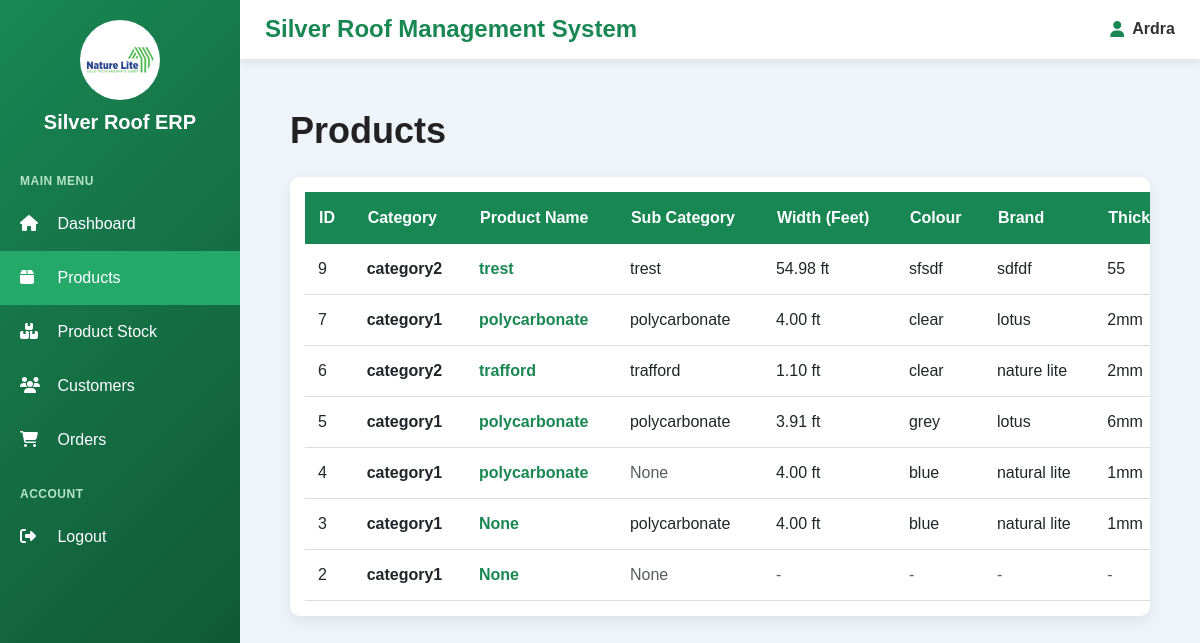
Page /products/ (signed in) on the earlier database version.
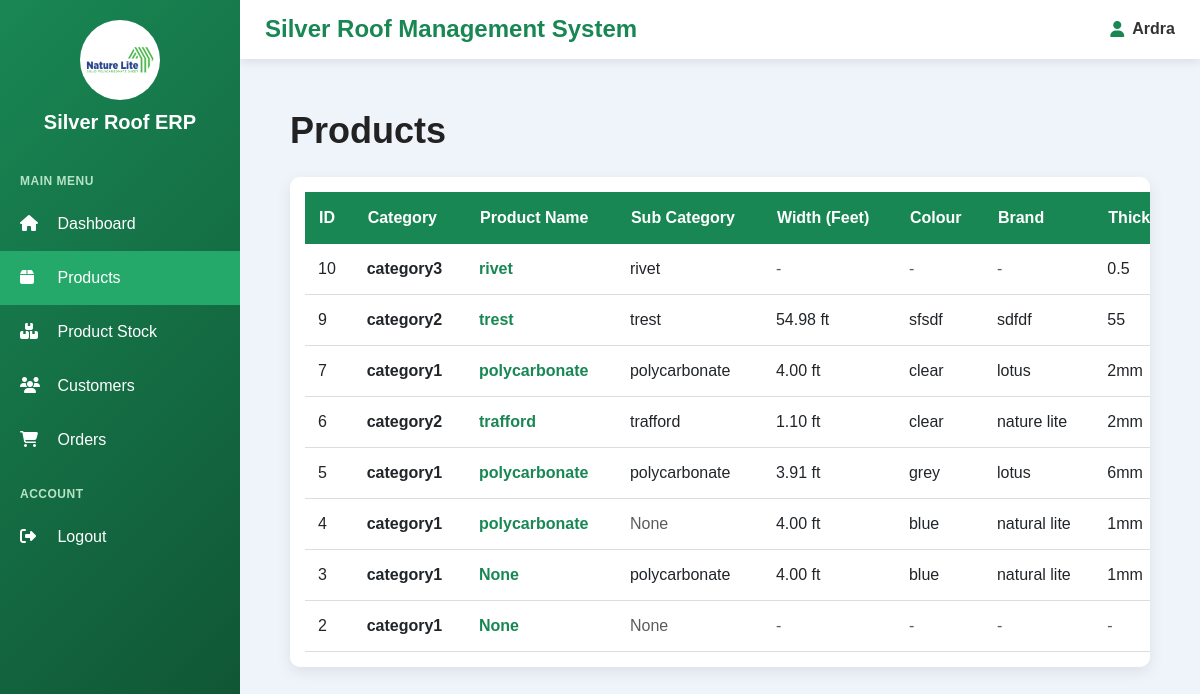
Same page on the later database version.
### products/models.py (models this page shows, shortened)
class Product(models.Model):
    category = models.ForeignKey(
        Category,
        on_delete=models.CASCADE,
        related_name="products"
    )
    product_name = models.CharField(
        max_length=150,
        blank=True,
        null=True
    )
    subcategory = models.ForeignKey(
        SubCategory,
        on_delete=models.SET_NULL,
        related_name="products",
        blank=True,
        null=True
    )
    subcategory_text = models.CharField(
        max_length=100,
        blank=True,
        null=True
    )
    width = models.CharField(
        max_length=100,
        blank=True,
        null=True
    )
    brand = models.ForeignKey(
        Brand,
        on_delete=models.SET_NULL,
        related_name="products",
        blank=True,
        null=True
    )
    thickness = models.ForeignKey(
        Thickness,
        on_delete=models.SET_NULL,
        related_name="products",
        blank=True,
        null=True
    )
    colour = models.ForeignKey(
        Colour,
        on_delete=models.SET_NULL,
        related_name="products",
        blank=True,
        null=True
    )
    design = models.ForeignKey(
        Design,
        on_delete=models.SET_NULL,
        related_name="products",
        blank=True,
        null=True
    )
    width_ft = models.DecimalField(
        max_digits=8,
        decimal_places=2,
        default=0,
        blank=True,
        null=True
    )
    core_number = models.CharField(
        max_length=100,
        blank=True,
        null=True
    )
    sqt_rate = models.DecimalField(
        max_digits=10,
        decimal_places=2,
        default=0,
        blank=True,
        null=True
    )
    size = models.CharField(
        max_length=100,
        blank=True,
        null=True
    )
    nos = models.PositiveIntegerField(
        blank=True,
        null=True,
        default=0
    )

class Category(models.Model):
    name = models.CharField(
        max_length=100
    )

class Colour(models.Model):
    name = models.CharField(
        max_length=50
    )

class Brand(models.Model):
    name = models.CharField(
        max_length=100
    )

class Thickness(models.Model):
    name = models.CharField(
        max_length=50
    )

### products/views.py (the view)
@login_required
def product_list(request):
    products = (
        Product.objects
        .select_related(
            "category",
            "subcategory",
            "brand",
            "thickness",
            "colour",
            "design",
        )
        .all()
        .order_by("-id")
    )
    return render(
        request,
        "products/product_list.html",
        {
            "products": products
        }
    )

### products/templates/products/product_list.html (shortened to what this page needs)
{% extends 'base.html' %}
{% block content %}
<div class="products-container">
    <div class="page-header">
        <h1>
            Products
        </h1>
    </div>
    <div class="table-card">
        <table>
            <thead>
                <tr>
                    <th>ID</th>
                    <th>Category</th>
                    <th>Product Name</th>
                    <th>Sub Category</th>
                    <th>Width (Feet)</th>
                    <th>Colour</th>
                    <th>Brand</th>
                    <th>Thickness</th>
                </tr>
            </thead>
            <tbody>
                {% for product in products %}
                <tr
                >
                    <td>
                        {{ product.id }}
                    </td>
                    <td>
                        <strong>
                            {{ product.category.name }}
                        </strong>
                    </td>
                    <td>
                        <span class="product-name">
                            {{ product.product_name }}
                        </span>
                    </td>
                    <td>
                        {% if product.subcategory_text %}
                            {{ product.subcategory_text }}
                        {% elif product.subcategory %}
                            {{ product.subcategory.name }}
                        {% else %}
                            <span class="text-muted">
                                None
                            </span>
                        {% endif %}
                    </td>
                    <td>
                        {% if product.category.name|lower == "category 3" %}
                            <span class="text-muted">
                                -
                            </span>
                        {% elif product.width_ft %}
                            {{ product.width_ft }} ft
                        {% else %}
                            <span class="text-muted">
                                -
                            </span>
                        {% endif %}
                    </td>
                    <td>
                        {% if product.category.name|lower == "category 3" %}
                            <span class="text-muted">
                                -
                            </span>
                        {% elif product.colour %}
                            {{ product.colour.name }}
                        {% else %}
                            <span class="text-muted">
                                -
                            </span>
                        {% endif %}
                    </td>
                    <td>
                        {% if product.category.name|lower == "category 3" %}
                            <span class="text-muted">
                                -
                            </span>
                        {% elif product.brand %}
                            {{ product.brand.name }}
                        {% else %}
                            <span class="text-muted">
                                -
                            </span>
                        {% endif %}
                    </td>
                    <td>
                        {% if product.thickness %}
                            {{ product.thickness.name }}
                        {% else %}
                            <span class="text-muted">
                                -
                            </span>
                        {% endif %}
                    </td>
                </tr>
                {% endfor %}
            </tbody>
        </table>
    </div>
</div>
{% endblock %}

Differences in the rows shown:
added Product: id "10", category.name "category3", product_name "rivet", subcategory_text "rivet", thickness.name "0.5"
